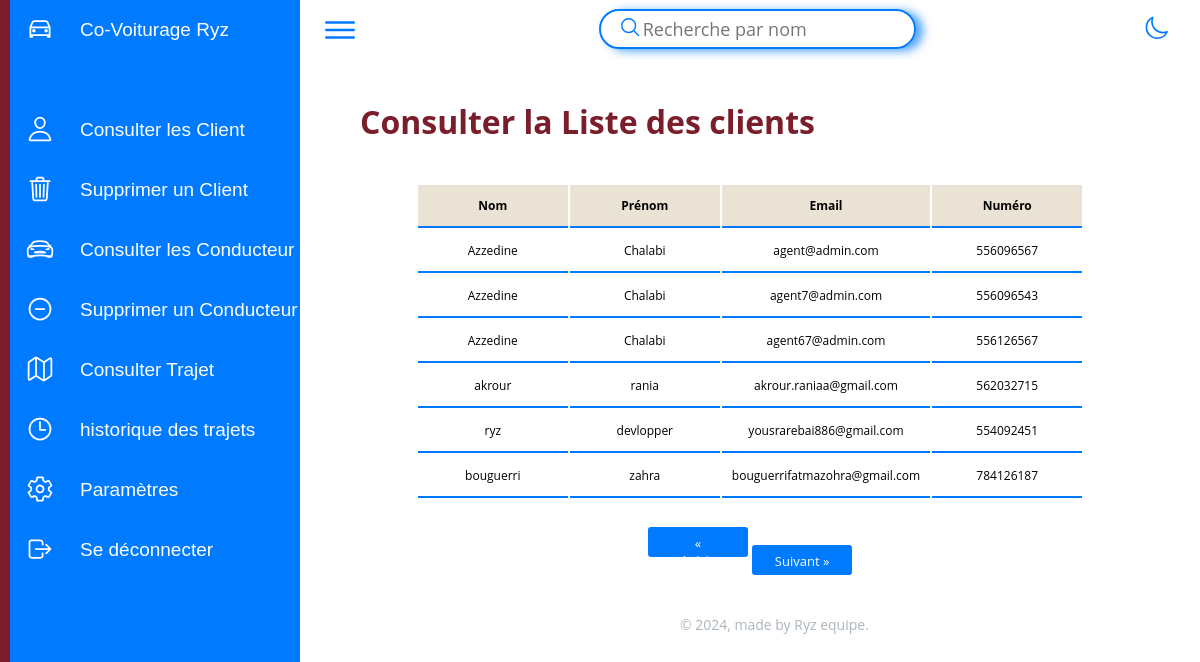
The page /admin/cClient.php on the database its author committed.
### tables this page shows
CREATE TABLE `client` (
  `id_client` int(11) NOT NULL,
  `nom` varchar(250) DEFAULT NULL,
  `prenom` varchar(250) DEFAULT NULL,
  `adresse_client` varchar(255) DEFAULT NULL,
  `mdp_client` varchar(255) DEFAULT NULL,
  `numero_tel` int(250) DEFAULT NULL,
  `is_verified` tinyint(1) DEFAULT 0,
  `verification_token` varchar(250) DEFAULT NULL
);

### admin/cClient.php (the view, shortened to what this page needs)
<?php
include('../config/connect.php');
$results_per_page = 9;
if (!isset($_GET['page'])) {
    $current_page = 1;
} else {
    $current_page = $_GET['page'];
}
$offset = ($current_page - 1) * $results_per_page;
$search_name = isset($_GET['titre']) ? $_GET['titre'] : '';
$sql = "SELECT * FROM client WHERE nom LIKE '%$search_name%' LIMIT $results_per_page OFFSET $offset";
$result = $conn->query($sql);
?>
<?php include "includes/header.php"; ?>
<div class="container">
    <h2>Consulter la Liste des clients</h2>
    <table class="center-table">
        <thead>
            <tr>
                <th>Nom</th>
                <th>Prénom</th>
                <th>Email</th>
                <th>Numéro</th>
            </tr>
        </thead>
        <tbody>
            <?php
            if ($result && mysqli_num_rows($result) > 0) {
                while ($row = mysqli_fetch_assoc($result)) {
            ?>
            <tr>
                <td><?php echo $row['nom']; ?></td>
                <td><?php echo $row['prenom']; ?></td>
                <td><?php echo $row['adresse_client']; ?></td>
                <td><?php echo $row['numero_tel']; ?></td>
            </tr>
            <?php
                }
            } else {
                echo "<tr><td colspan='6'>Aucun Client trouvé</td></tr>";
            }
            ?>
        </tbody>
    </table>
    <?php include "./includes/pagination.php" ?>
<?php include "./includes/footer.php" ?>

### admin/includes/header.php (shortened to what this page needs)
<!DOCTYPE html>
<html lang="en">
<head>
    <link rel="stylesheet" href="../assets/css/styleDash.css">
    <link rel="stylesheet" href="assets/css/styleDash.css">
    <link href='https://unpkg.com/boxicons@2.1.4/css/boxicons.min.css' rel='stylesheet'>
</head>
<body>
<?php include ("asidebare.php"); ?>
<main class="main-content position-relative max-height-vh-100 h-100 border-radius-lg ">
<?php include ("navbar.php"); ?>

### admin/includes/asidebare.php
<div class="container">
        <div class="navigation">
            <ul>
                <li>
                    <a href="#">
                        <span class="icon">
                            <ion-icon name="car-outline"></ion-icon>
                        </span>
                        <span class="title">Co-Voiturage Ryz</span>
                    </a>
                </li>
                <li>
                    <a href="cClient.php">
                        <span class="icon">
                            <ion-icon name="person-outline"></ion-icon>
                        </span>
                        <span class="title">Consulter les Client</span>
                    </a>
                </li>
                <li>
                    <a href="deleteClient.php">
                        <span class="icon">
                        <ion-icon name="trash-outline"></ion-icon>
                        </span>
                        <span class="title">Supprimer un Client</span>
                    </a>
                </li>
                <li>
                    <a href="cCond.php">
                        <span class="icon">
                            <ion-icon name="car-sport-outline"></ion-icon>
                        </span>
                        <span class="title">Consulter les Conducteur</span>
                    </a>
                </li>
                <li>
                    <a href="deleteCond.php">
                        <span class="icon">
                        <ion-icon name="remove-circle-outline"></ion-icon>
                        </span>
                        <span class="title">Supprimer un Conducteur</span>
                    </a>
                </li>
                <li>
                    <a href="cTrajet.php">
                        <span class="icon">
                        <ion-icon name="map-outline"></ion-icon>
                        </span>
                        <span class="title">Consulter Trajet</span>
                    </a>
                </li>
                <li>
                    <a href=" hst.php">
                        <span class="icon">
                        <ion-icon name="time-outline"></ion-icon>
                        </span>
                        <span class="title"> historique des trajets</span>
                    </a>
                </li>
                <li>
                    <a href="settings.php">
                        <span class="icon">
                            <ion-icon name="settings-outline"></ion-icon>
                        </span>
                        <span class="title">Paramètres</span>
                    </a>
                </li>
                <li>
                    <a href="logout.php">
                        <span class="icon">
                            <ion-icon name="log-out-outline"></ion-icon>
                        </span>
                        <span class="title">Se déconnecter</span>
                    </a>
                </li>
            </ul>
        </div>

### admin/includes/navbar.php
<div class="main">
            <div class="topbar">
                <div class="toggle">
                    <ion-icon name="menu-outline"></ion-icon>
                </div>
                <div class="search">
                <form action="" method="get">
                    <label>
                        <input type="text" name="titre" placeholder="Recherche par nom">
                        <ion-icon name="search-outline"></ion-icon>
                    </label>
                </form>
                </div>
                <div class="dark" onclick="dark();">
                <ion-icon id="mode-icon" name="moon-outline"></ion-icon>
                </div>
            </div>

### admin/includes/pagination.php (shortened to what this page needs)
<div class='pagination'>
        <div class="n-p">
<form action="" method="get" style="display: inline;">
    <button type="submit" <?php if ($current_page <= 1) echo "disabled"; ?>>&laquo; Précédent</button>
</form>
<form action="" method="get" style="display: inline;">
    <button type="submit">Suivant &raquo;</button>
</form>
</div>
    </div>

### admin/includes/footer.php (shortened to what this page needs)
<footer class="footer">
            <div class="copyright text-center text-muted">
              © ,
              made by Ryz equipe.
      </div>
  </footer>
</main>
</body>
</html>

### admin/assets/css/styleDash.css (style rules this page uses)
* { font-family: "Open Sans"; margin: 0; padding: 0; box-sizing: border-box; }
:root { --blue: #007bff; --white: #fff; --gray: #f5f5f5; --darknav:#FFFF; }
body { min-height: 100vh; overflow: hidden; }
.container { position: relative; width: 100%; }
.container h2 { margin-left:60px; margin-top: 40px; font-weight: 700; font-size: 2rem; color: #7A1E2B; }
.navigation { position: fixed; width: 300px; height: 100%; background: var(--blue); transition: 0.5s; overflow:hidden; border-left:#7A1E2B 10px solid; }
.navigation ul { position: absolute; top: 0; left: 0; width: 100%; }
.navigation ul li { position: relative; width: 100%; list-style: none; border-top-left-radius: 30px; border-bottom-left-radius: 30px; }
.navigation ul li:nth-child(1) { margin-bottom: 40px; pointer-events: none; }
.navigation ul li a { position: relative; display: block; width: 100%; display: flex; text-decoration: none; color: var(--white); }
.navigation ul li a .icon { position: relative; display: block; min-width: 60px; height: 60px; line-height: 75px; text-align: center; }
.navigation ul li a .icon ion-icon { font-size: 1.75rem; }
.navigation ul li a .title { position: relative; display: block; padding: 0 10px; height: 60px; line-height: 60px; text-align: start; white-space: nowrap; font-size:19px; font-family: 'Trebuchet MS', 'Lucida Sans Unicode', 'Lucida Grande', 'Lucida Sans', Arial, sans-serif; }
.main { position: absolute; width: calc(100% - 300px); left: 300px; min-height: 100vh; background: var(--white); transition: 0.5s; overflow-y: auto; }
.topbar { display: flex; justify-content: space-between; align-items: center; margin-left: 10px; margin-right: 30px; }
.toggle { position: relative; width: 60px; height: 60px; display: flex; justify-content: center; align-items: center; font-size: 2.5rem; cursor: pointer; color:var(--blue); }
.search label { position: relative; width: 100%; display: flex; align-items: center; justify-content: center; position: relative; }
.search label input::placeholder { background-color: transparent; }
.search label input { width: 100%; height: 40px; border-radius: 40px; padding: 6px 20px; padding-left: 42px; font-size: 18px; outline: none; border: 2px solid var(--blue); background: transparent; }
.search label ion-icon { position: absolute; left: 20.2px; font-size: 1.4rem; color:var(--blue); }
.dark,.login, .login a { position: relative; cursor: pointer; color: var(--blue); }
.dark ion-icon ,.login ion-icon { font-size: 1.6rem; }
.toggle ion-icon { font-size:2.5rem; }
.footer { display: flex; }
.footer .copyright { font-size: 14px; color: #adb5bd; text-align: center; }
.text-center { display: flex; gap: 40px; margin-left: 380px; margin-top: 40PX; }
button { width: 90px; height:30px; border: none; background-color: #007bff; border-radius: 40px; color: #fff; }
table { border-collapse: collapse; max-width: 100%; }
th, td { padding: 12px 10px; text-align: left; border-bottom: 1px solid #007bffa4; }
th { background-color:#7a1e2aa4; font-weight: bold; }
table { border-collapse: separate; max-width: 100%; margin-top: 40px; margin-left: auto; margin-right: auto; }
.n-p { margin-top: 7px; text-align: center; }
th, td { padding: 12px 10px; text-align: center; border-bottom: 2px solid #007bff; font-size: 12px; }
th { background-color:#EAE3D5 ; font-weight: bold; width: 150PX; }
label { display: block; margin-bottom: 5px; }
label { display: inline-block; margin-right: 10px; font-weight: bold; }
select, input[type="number"], input[type="text"], input[type="date"], input[type="file"], textarea { border-radius: 5px; outline: none; border: none; padding: 10px; width: 70%; font-size: 16px; margin-top: 3px; box-shadow: 7px 2px 10px #007bffb1; }
button[type="submit"] { width: 100px; background-color: #007bff; color: white; padding: 7px 17px; border: none; border-radius: 3px; margin-top: 20px; font-size: 13px; cursor: pointer; }

### rows shown on the page
client: nom "Azzedine", prenom "Chalabi", adresse_client "agent@admin.com", numero_tel "556096567"
client: nom "Azzedine", prenom "Chalabi", adresse_client "agent7@admin.com", numero_tel "556096543"
client: nom "Azzedine", prenom "Chalabi", adresse_client "agent67@admin.com", numero_tel "556126567"
client: nom "akrour", prenom "rania", adresse_client "akrour.raniaa@gmail.com", numero_tel "562032715"
client: nom "ryz", prenom "devlopper", adresse_client "yousrarebai886@gmail.com", numero_tel "554092451"
client: nom "bouguerri", prenom "zahra", adresse_client "bouguerrifatmazohra@gmail.com", numero_tel "784126187"
